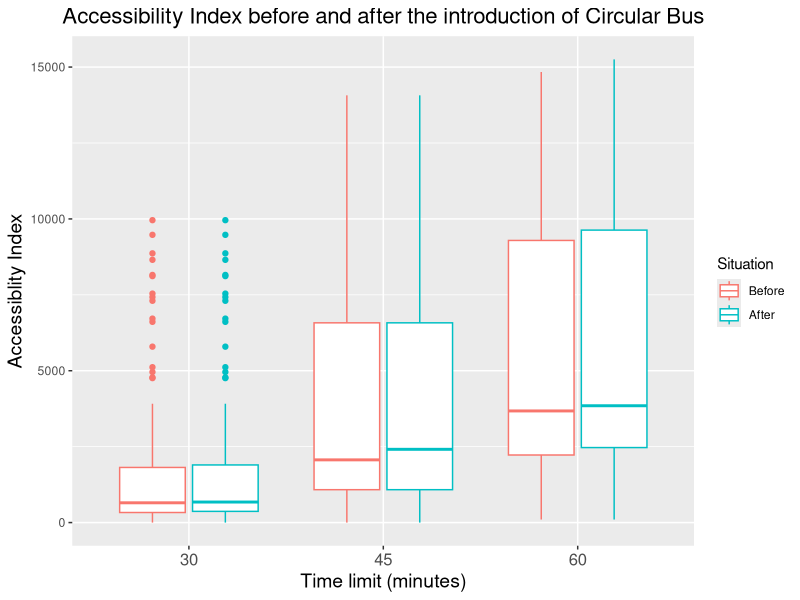

Here is the R script that generated this plot:
#importing data from CSV file)
library(ggplot2)
data<- read.csv('Farhan_graph_table.csv')

data$Time.limit<- factor(data$Time.limit)
data$Situation<- factor(data$Situation,level=c('Before','After'))


#Analysing Data through Boxplot
#Three different time period boxplot (30, 45, 60 minutes)
ggplot(data=data)+
  geom_boxplot(aes(x=Time.limit,y=Accessibility.Index,
                   color=Situation))+
  ggtitle('Accessibility Index before and after the introduction of Circular Bus')+
  xlab('Time limit (minutes)')+
  ylab('Accessiblity Index')+
  #scale_y_continuous(breaks = a)+
  theme(
    axis.title.x = element_text(size = 14),
    axis.title.y = element_text(size = 14),
    axis.text.x = element_text(size=12),
    plot.title = element_text(hjust= 0.5,size=16),
  )


#T-test (for 3 different time period)
time<- c(30, 45, 60) 
for (item in time){
  x<- data$Accessibility.Index[data$Situation=='Before'& data$Time.limit== item] 
  y<- data$Accessibility.Index[data$Situation=='After' & data$Time.limit== item] 
  print(shapiro.test(x))
  print(shapiro.test(y))
  print(t.test(x,y,mu=0,alt='two.sided',paired=T,conf.level = .95))
}


  
